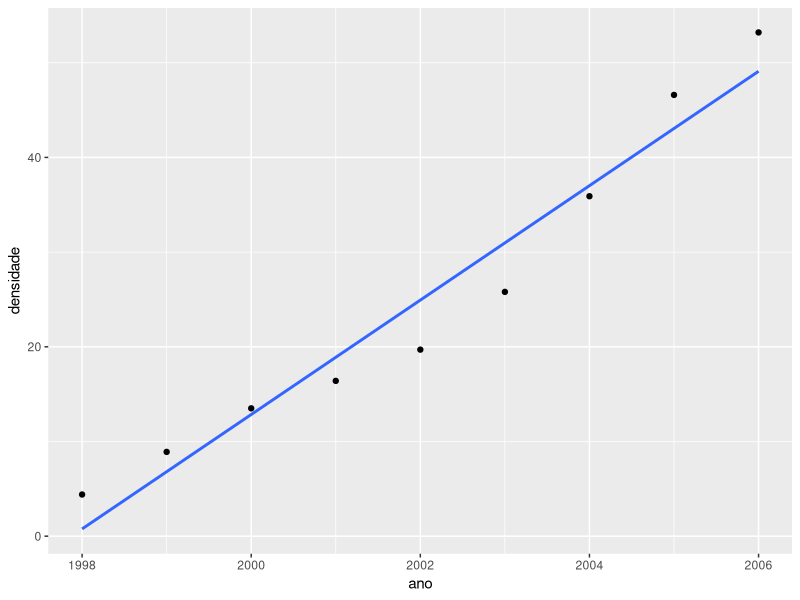
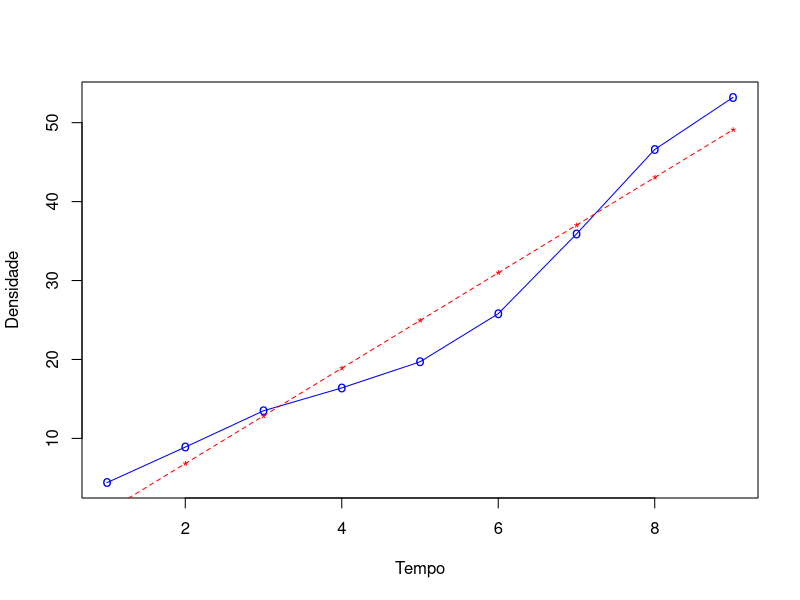
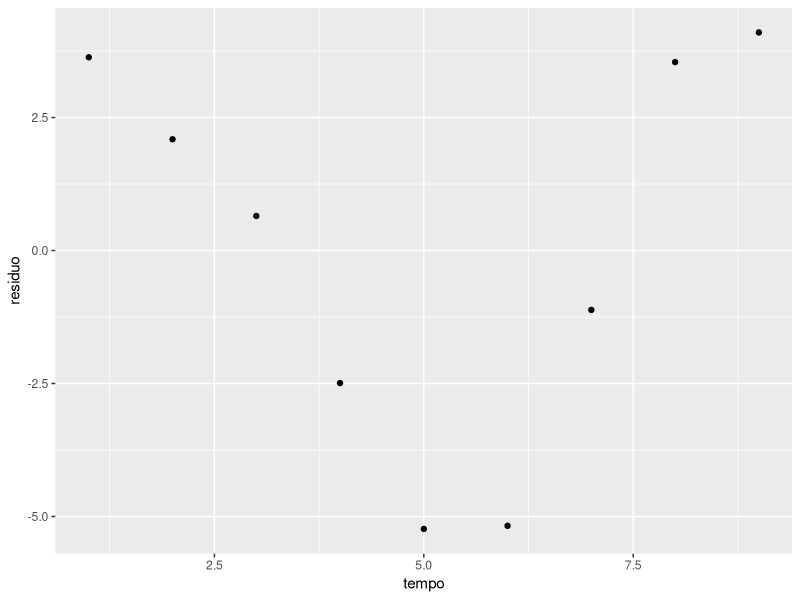
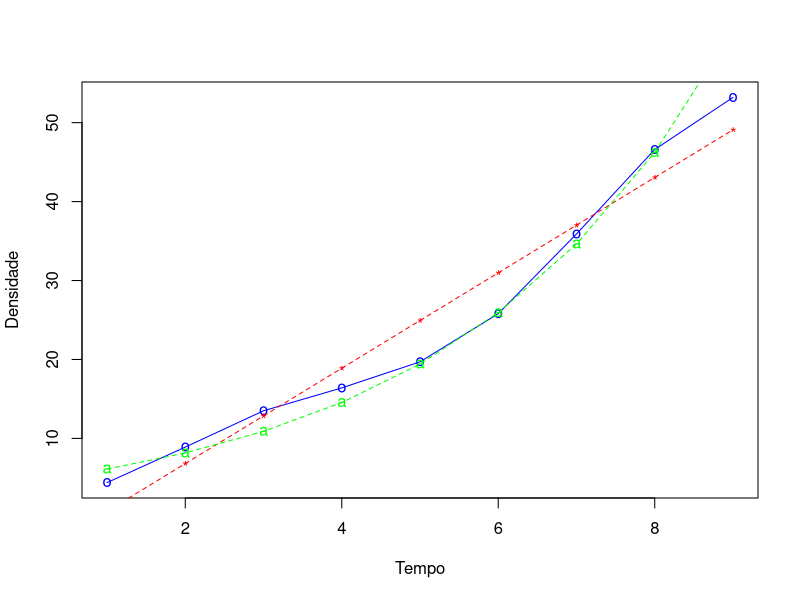
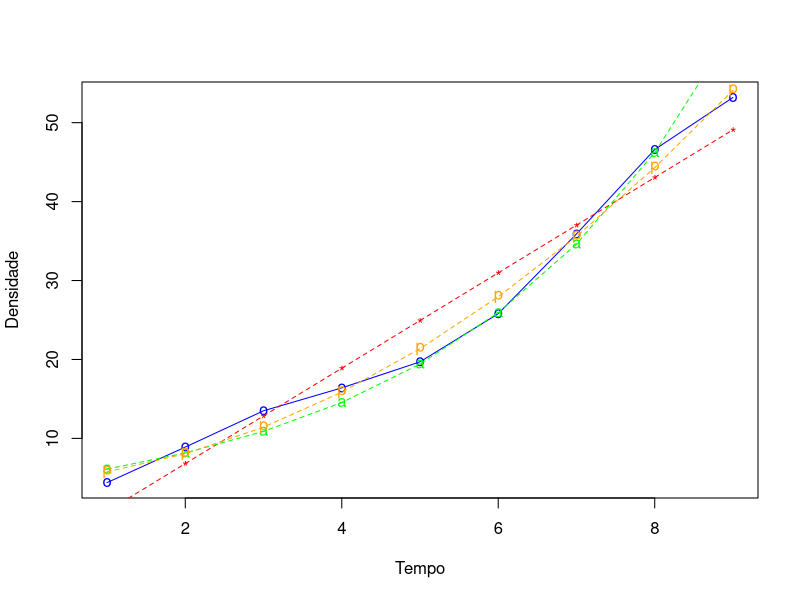

Reproduce these figures in R, in order.
## ---- chunk 1
knitr::opts_chunk$set(echo = FALSE)
## ---- chunk 2
library(ggplot2)
library(tidyverse)
## ---- chunk 3
# nao mostrar o numero na notacao cientifica (e+88888 ou e-88888)
options(scipen = 999)
## ---- chunk 4
densidade <- c(4.4, 8.9, 13.5, 16.4, 19.7, 25.8, 35.9, 46.6, 53.2)
ano <- c(1998:2006)
tempo <- c(1:9)

# data frame
df <- cbind(ano,tempo,densidade)
df <- as.data.frame(df)
df
## ---- chunk 5
# lm (Linear Model) e se (Standard Deviation = erro padrao)
g1 <- ggplot(df, aes(x = ano,y = densidade)) +
      geom_point() +
      geom_smooth(method = lm, se=FALSE)
g1
## ---- chunk 6
# Correlacao entre a densidade e o tempo
correlacao <- cor(df$ano, df$densidade)
correlacao
## ---- chunk 7
# Encontrando o b0 e b1 utilizando RLS (Regressao Linear Simples)
# lm = Linear Model -> Densidade = b0 + b1 * tempo
modelo1 <- lm(df$densidade ~ df$tempo)
summary(modelo1)

## ---- chunk 8
df$previsao <- -5.2750 + 6.0417 * df$tempo
df$residuo <- df$densidade - df$previsao
## ---- chunk 9
summary(df$residuo)
## ---- chunk 10
plot(df$tempo, df$densidade, type="o", col="blue", pch="o", ylab="Densidade", xlab="Tempo", lty=1)
points(df$tempo, df$previsao, col="red", pch="*")
lines(df$tempo, df$previsao, col="red", lty=2)
## ---- chunk 11
gres <- ggplot(df, aes(x=tempo, y=residuo)) +
        geom_point()
gres
## ---- chunk 12

## ---- chunk 13
df$lndensidade <- log(df$densidade)
## ---- chunk 14
modelo2 <- lm(df$lndensidade ~ df$tempo)
summary(modelo2)
## ---- chunk 15
df$previsto_ln <- exp(1.5206 + 0.2891 * df$tempo)
## ---- chunk 16
plot(df$tempo, df$densidade, type="o", col="blue", pch="o", ylab="Densidade", xlab="Tempo", lty=1)
points(df$tempo, df$previsao, col="red", pch="*")
lines(df$tempo, df$previsao, col="red", lty=2)
points(df$tempo, df$previsto_ln, col="green", pch="a")
lines(df$tempo, df$previsto_ln, col="green", lty=2)
## ---- chunk 17
modelo3 <- lm(df$densidade ~ df$tempo + I(df$tempo^2))
summary(modelo3)
## ---- chunk 18
df$previsto_poli <- predict(modelo3)
## ---- chunk 19
plot(df$tempo, df$densidade, type="o", col="blue", pch="o", ylab="Densidade", xlab="Tempo", lty=1)
points(df$tempo, df$previsao, col="red", pch="*")
lines(df$tempo, df$previsao, col="red", lty=2)
points(df$tempo, df$previsto_ln, col="green", pch="a")
lines(df$tempo, df$previsto_ln, col="green", lty=2)
points(df$tempo, df$previsto_poli, col="orange", pch="p")
lines(df$tempo, df$previsto_poli, col="orange", lty=2)
